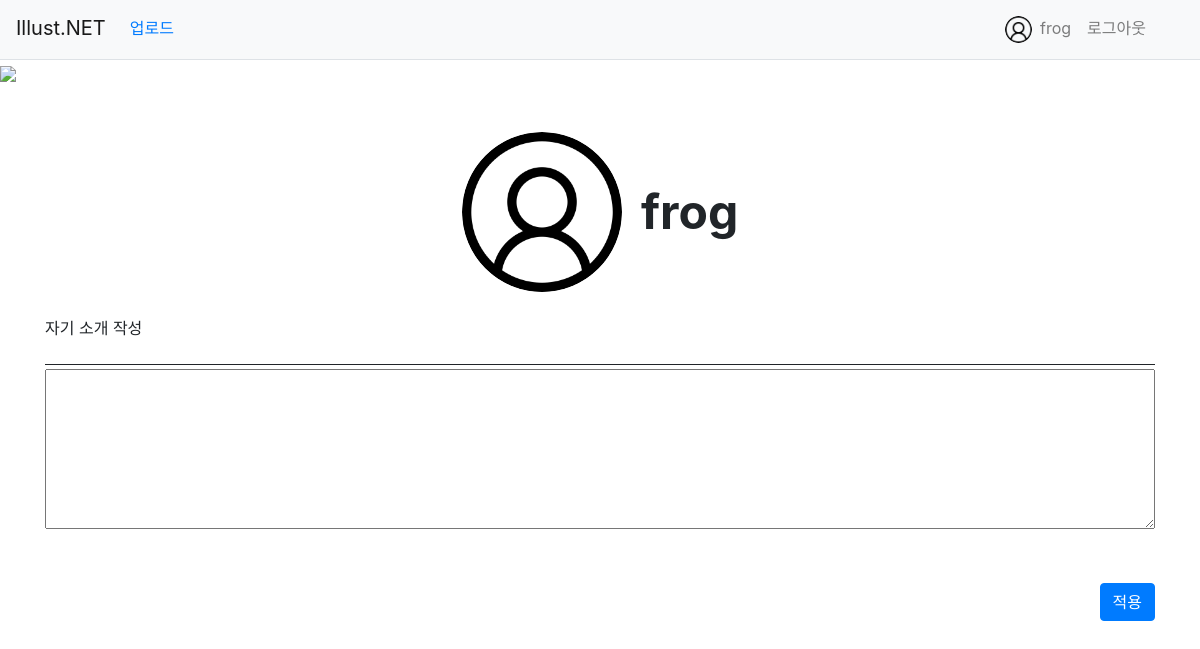
The app's page /IllustNet/user_page/modify (signed in), older data.
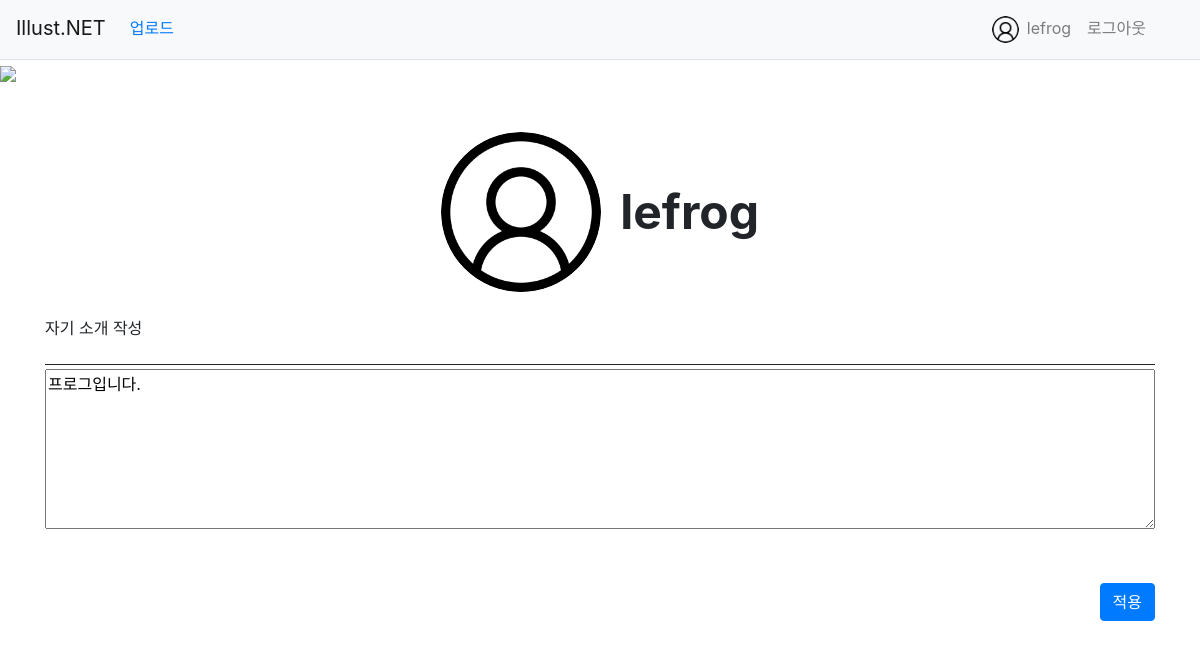
The same page, newer data.
### IllustNet/models.py (models this page shows)
class IllustNetUser(AbstractUser):
	nickname = models.CharField(max_length=100)
	introduce = models.TextField()  # 길이 제한이 없는 문자열
	profile_img_url = models.ImageField(upload_to = "profile_img/", null=True, blank=True, verbose_name=(''))
	banner_img_url = models.ImageField(upload_to = "banner_img/", null=True, blank=True, verbose_name=(''))
	follower = models.ManyToManyField('self')

### IllustNet/views/user_views.py (the view)
# urls.py: path('user_page/modify', user_views.modify_user_page , name='modify_user_page'),
@login_required(login_url='common:login')
def modify_user_page(request):
	user_profile = get_object_or_404(IllustNetUser, pk=request.user.id)
	if(request.method == "POST"):
		nick_name = request.POST.get('nick_name')
		chk_nickname_duplicate = IllustNetUser.objects.filter(nickname = nick_name)
		if(chk_nickname_duplicate.exists() and user_profile.id != chk_nickname_duplicate.values()[0]['id']):	# 닉네임이 이미 존재할 경우
			return HttpResponse("<script>alert(\"이미 존재하는 닉네임입니다.\");history.back();</script>")
		else:
			user_profile.nickname = request.POST.get('nick_name')
		user_profile.introduce = request.POST.get('introduce')
		if(request.FILES.get('profile_img') != None):								# 프로필 이미지가 POST로 넘어올 경우
			user_profile.profile_img_url = request.FILES.get('profile_img')
		if(request.FILES.get('banner_img') != None):								# 배너 이미지가 POST로 넘어올 경우
			user_profile.banner_img_url = request.FILES.get('banner_img')
		user_profile.save()
		return redirect('IllustNet:show_user_page', pk = request.user.id)
	else:
		return render(request, 'user_page/modify_profile.html')

### templates/user_page/modify_profile.html (shortened to what this page needs)
{% extends 'main_page.html' %}
{% load bootstrap4 %}
{% load static %}
{% block content %}
	<div class="banner-img-container">
		<img src = "/media/{{ request.user.banner_img_url }}" onerror="this.src='{% static 'default_banner_img2.jpg' %}'" id = "banner-img">
	</div>
	<div class = "container mt-5">
		<form method="post" enctype="multipart/form-data" action="{% url 'IllustNet:modify_user_page' %}">
			<div class="profile">
				<div class="img-wrapper">
					<img src="/media/{{ request.user.profile_img_url }}"
							onerror="this.src='{% static 'icon/annonymous_user.png' %}'" id="profile-img" >
				</div>
					<p id = "nickname" >{{ request.user.nickname }}</p>
			</div>
			<p class="my-4">자기 소개 작성</p>
			<div class="profile-border my-1"></div>
			<textarea style="width:100%;height:10rem;" name="introduce">{{request.user.introduce}}</textarea>
			<div class="adjust-btn my-5">
				<input type="submit" class="btn btn-primary" value= "적용"></input>
			</div>
		</form>
	</div>
{% endblock %}

### templates/main_page.html (shortened to what this page needs)
{% load static %}
<!DOCTYPE HTML>
<html>
	<head>
		<link rel="stylesheet" type = "text/css" href = "{% static 'bootstrap.min.css' %}">
		<link rel="stylesheet" type = "text/css" href = "{% static 'main_page.css' %}">
		<link rel="stylesheet" type="text/css" href="https://cdnjs.cloudflare.com/ajax/libs/font-awesome/5.8.2/css/all.min.css">
	</head>
	<body>
			{% include "nav_bar.html" %}
			{% block content %} {% endblock %}
	</body>
</html>

### templates/nav_bar.html (shortened to what this page needs)
{% load static %}
<nav class="navbar navbar-expand-lg navbar-light bg-light border-bottom sticky-top">
	<div class="row" style="width:100%">
		<div class = "col-3" style="display:flex">
			<a class="navbar-brand" href="{% url 'IllustNet:index' %}">Illust.NET</a>
			<ul class="navbar-nav">
				<li class="nav-item mx-2 my-2">
					<a href="{% url 'IllustNet:illust_upload' %}"> 업로드</a>
				</li>
			</ul>
		</div>
		<div class = "col-6" >
		</div>
		<div class = "container col-3" style="justify-content:flex-end;">
			<div class="collapse navbar-collapse flex-grow-0" id="navbarNav">
				<ul class="navbar-nav">
				{% if request.user.is_authenticated %}
					<a class="nav-link" href="{% url 'IllustNet:show_user_page' request.user.id%}">
						<div style="display:flex">
							<li class="nav-item mx-2">
							<div class="nav-profile-img">
								<img src="/media/{{ request.user.profile_img_url }}"
									onerror="this.src='{% static 'icon/annonymous_user.png' %}'">
							</div>
							</li>
							<li class="nav-item ">
								{% if request.user.is_superuser == 1 %}
										관리자 계정
								{% else %}
										{{ request.user.nickname }}
								{% endif %}
							</li>
						</div>
					</a>
					<li class="nav-item ">
						<a class="nav-link" href="{%url 'common:logout' %}">로그아웃</a>
					</li>
				{% endif %}
				</ul>
			</div>
		</div>
	</div>
</nav>

### static/main_page.css (style rules this page uses)
.img-wrapper { position: relative; width: 10rem; height: 10rem; }
.img-wrapper img { position: absolute; top: 0; left: 0; transform: translate(50, 50); width: 100%; height: 100%; object-fit: cover; margin: auto; border-radius: 50%; backface-visibility: hidden; }
.nav-profile-img { position: relative; width: 1.7rem; height: 1.7rem; }
.nav-profile-img img { position: absolute; top: 0; left: 0; transform: translate(50, 50); width: 100%; height: 100%; object-fit: cover; margin: auto; border-radius: 50%; backface-visibility: hidden; }

### templates/user_page/modify_profile.html (style rules this page uses)
.banner-img-container { width:100%; max-height:20rem; overflow: hidden; }
#banner-img { width:100% }
.profile { display:flex; width:100%; justify-content:center; }
#profile-img { width:10rem; height:10rem; }
#nickname { font-weight:bold; font-size : 3rem; margin-top:auto; margin-bottom:auto; margin-left : 1.2rem; }
.profile-border { border-width: 0px 0px 1px 0px; border-style: solid; }
.adjust-btn { display:flex; width:100%; justify-content:right; }

Row changes from the older to the newer data that the page shows:
changed IllustNetUser: user.nickname "frog" → "lefrog"; introduce (not shown) → "프로그입니다."
